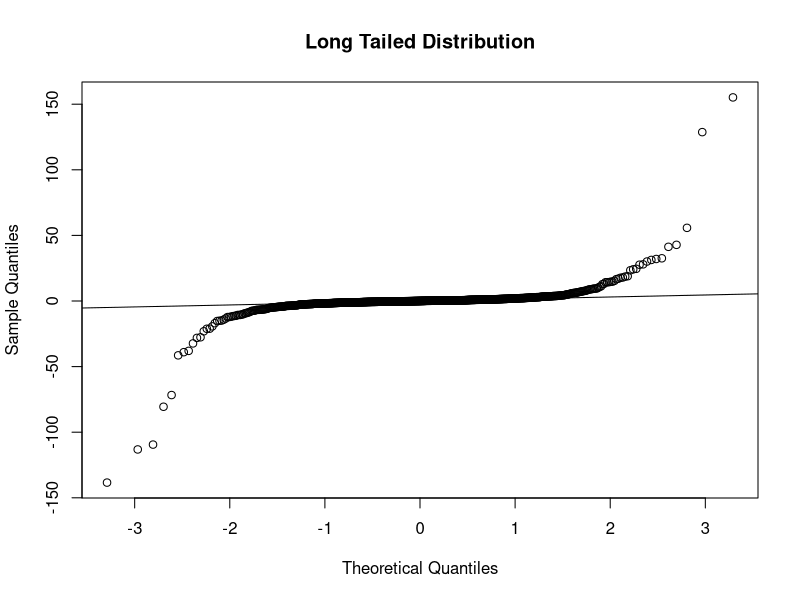
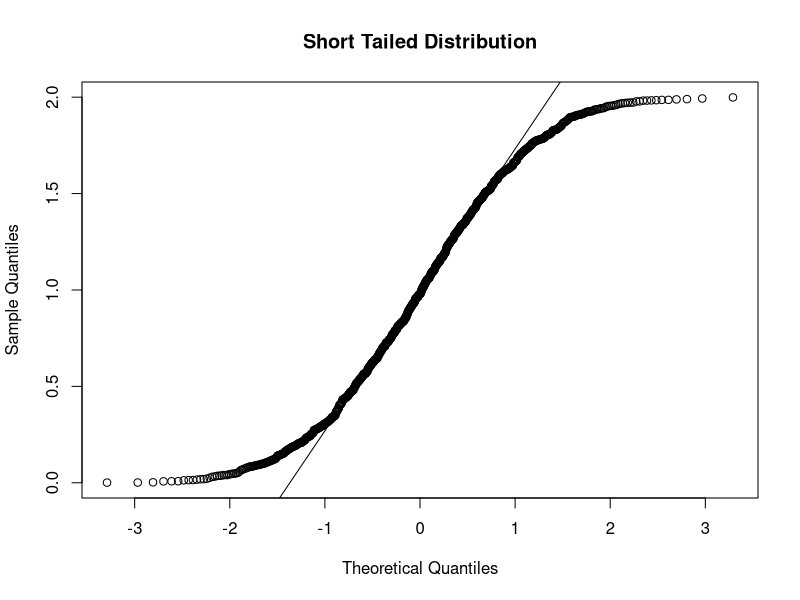
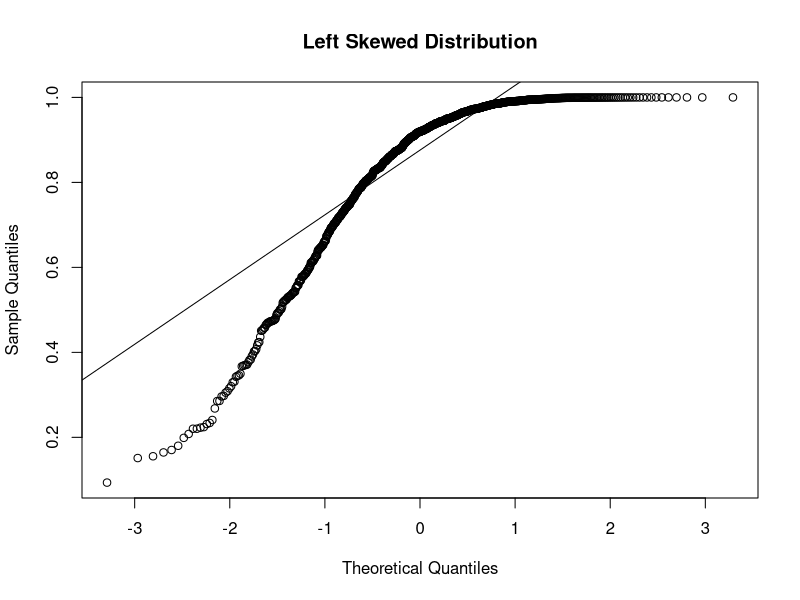
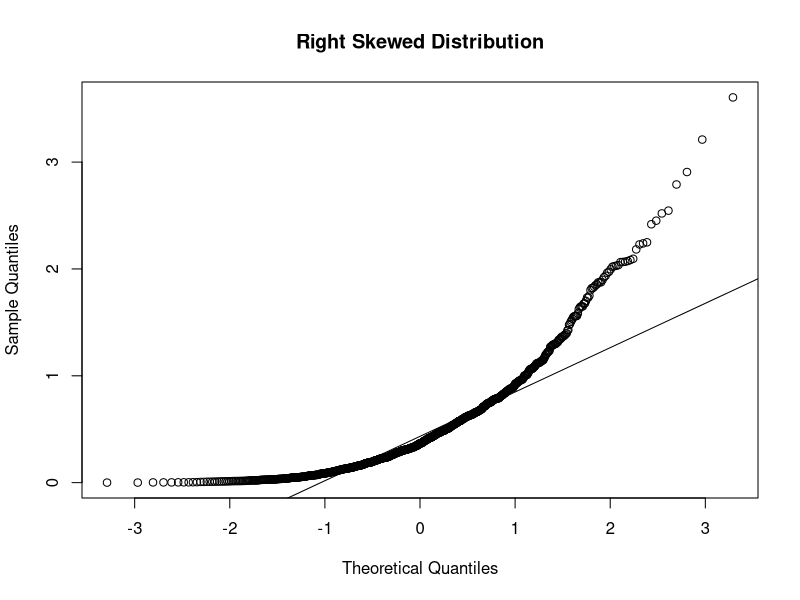
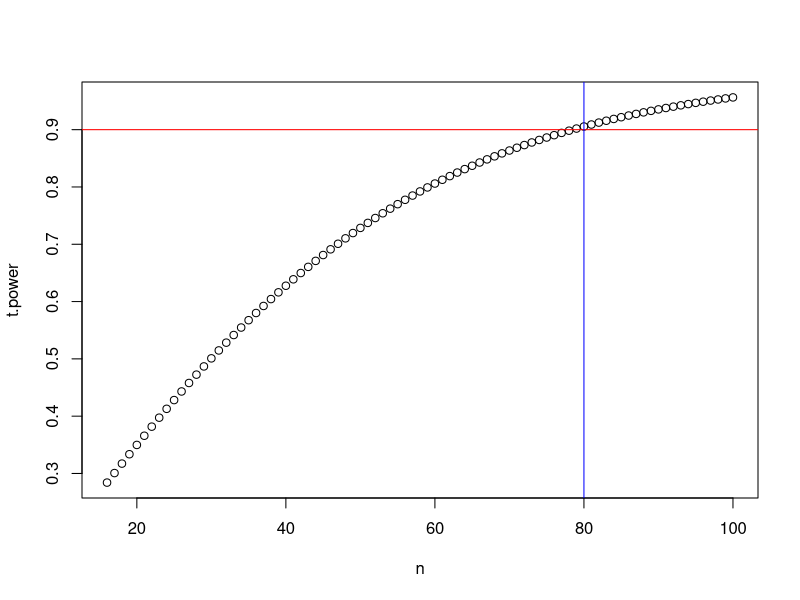

Generate these figures, in order, with R:
#Question 1-------------------------------------------
set.seed(123)
A<-rnorm(30,mean=0,sd=1)
B<-rnorm(10,mean=0,sd=2)
nA<-30
nB<-10
Am<-mean(A)
Bm<-mean(B)
s2A<-var(A)
s2B<-var(B)
s2p <- ((nA-1)/((nA-1)+(nB-1)))*s2A+((nB-1)/((nA-1)+(nB-1)))*s2B
sp<-sqrt(s2p)
tAB<-(Bm-Am)/(sp*sqrt((1/nA)+(1/nB)))
tAB


set.seed(123)
t.obs<-tAB
X=c(A,B)
t.null<-NULL
for(s in 1:10000){
  xsim <- sample(c(rep('A',30),rep('B',10)))
  t.null[s] <- abs(mean(X[xsim=="B"]) - mean(X[xsim=="A"]))/
    (sqrt(29*var(X[xsim=="A"])/38+9*var(X[xsim=="B"])/38)*sqrt(2/15))
}
mean(t.null>=t.obs)


cv<-qt(0.975,38)
cv


t.pvalue<-t.test(A,B,var.equal=TRUE)$p.value
t.pvalue


#Question 2--------------------------------------------------------------
set.seed(123)
twAB<-(mean(B)-mean(A))/sqrt(var(A)/nA+var(B)/nB)
twAB

s2A<-var(A)
s2B<-var(B)
Vm<-(s2A/nA+s2B/nB)^2/((s2A/nA)^2/(nA-1)+(s2B/nB)^2/(nB-1))
Vm

wcv<-qt(0.975,14.56476)
wcv

tw.pvalue<-t.test(A,B,var.equal=FALSE)$p.value
tw.pvalue


#Question 3----------------------------------------------------------------
set.seed(123)
long <- rcauchy(1000,location=0,scale=1)
qqnorm(long,main="Long Tailed Distribution")
qqline(long)

set.seed(123)
short <- runif(1000,min=0,max=2)
qqnorm(short,main="Short Tailed Distribution")
qqline(short)

set.seed(123)
left <- rbeta(1000,2,0.5,ncp=2)
qqnorm(left,main="Left Skewed Distribution")
qqline(left)

set.seed(123)
right <- rexp(1000,rate=2)
qqnorm(right,main="Right Skewed Distribution")
qqline(right)


#Question 4----------------------------------------------------------------
xA<- -0.255- (-0.324)
xB<- -0.213- (-0.185)
xC<- -0.19- (-0.299)
xD<- -0.185- (-0.144)
xE<- -0.045- (-0.027)
xF<- -0.025- (-0.039)
xG<- -0.015- (-0.264)
xH<- 0.003- (-0.077)
xI<- 0.015- (-0.017)
xJ<- 0.02- (-0.169)
xK<- 0.023- (-0.096)
xL<- 0.04- (-0.33)
xM<- 0.04- (-0.346)
xN<- 0.05- (-0.191)
xO<- 0.055- (-0.128)
xP<- 0.058- (-0.182)
x=c(xA,xB,xC,xD,xE,xF,xG,xH,xI,xJ,xK,xL,xM,xN,xO,xP)
mean(x)
sd(x)
t.gamma<-0.05*4/sd(x)

t.crit <- qt(1-0.05/2,15)
t.power <- 1-pt(t.crit,15,ncp=t.gamma)+pt(-t.crit,15,ncp=t.gamma)
t.power

n <- seq(16,100)
t.crit <- qt(1-0.05/2,n-1)
t.gamma <- 0.05*sqrt(n)/sd(x)
t.power <- 1-pt(t.crit,n-1,ncp=t.gamma)+pt(-t.crit,n-1,ncp=t.gamma)
plot(n,t.power)
abline(h=0.9,col='red')
abline(v=80,col='blue')


power.t.test(n = NULL, delta = 0.05, sd = sd(x), sig.level = 0.05,
             power = 0.9, type = "paired")


#Question 5----------------------------------------------------------------
y <- c(256, 159, 149, 54, 123, 248)
x <- c("A", "A", "A", "B", "B", "B")
t.obs <- abs(mean(y[x=="B"]) - mean(y[x=="A"])) /
  (sqrt(1/3)*sqrt(var(y[x=="B"]) + var(y[x=="A"])))
t.obs

n.combs <- choose(6,3)
all.combinations <- combn(6,3)
t.null <- numeric(n.combs)
for(i in 1:n.combs){
B.indices <- all.combinations[,i]
t.null[i] <- abs(mean(y[B.indices ]) - mean(y[-B.indices ])) /
  (sqrt(1/3)*sqrt(var(y[B.indices]) + var(y[-B.indices])))
}
mean(t.null >= t.obs)
